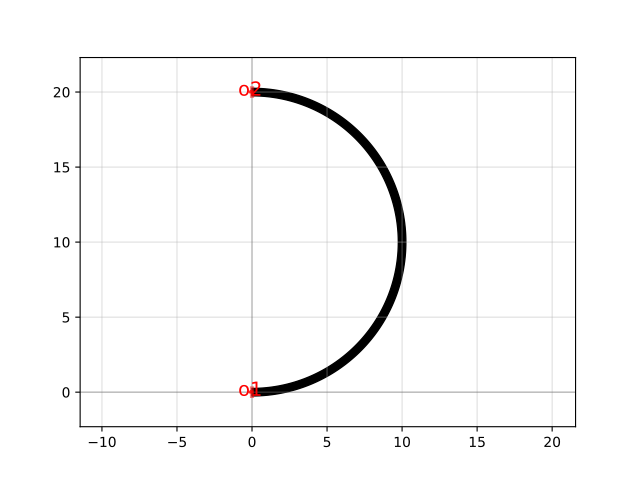

Write the Python code that produced this figure.
import gdsfactory as gf

c = gf.components.bend_circular180(angle=180, npoints=720, with_cladding_box=True)
c.plot()
